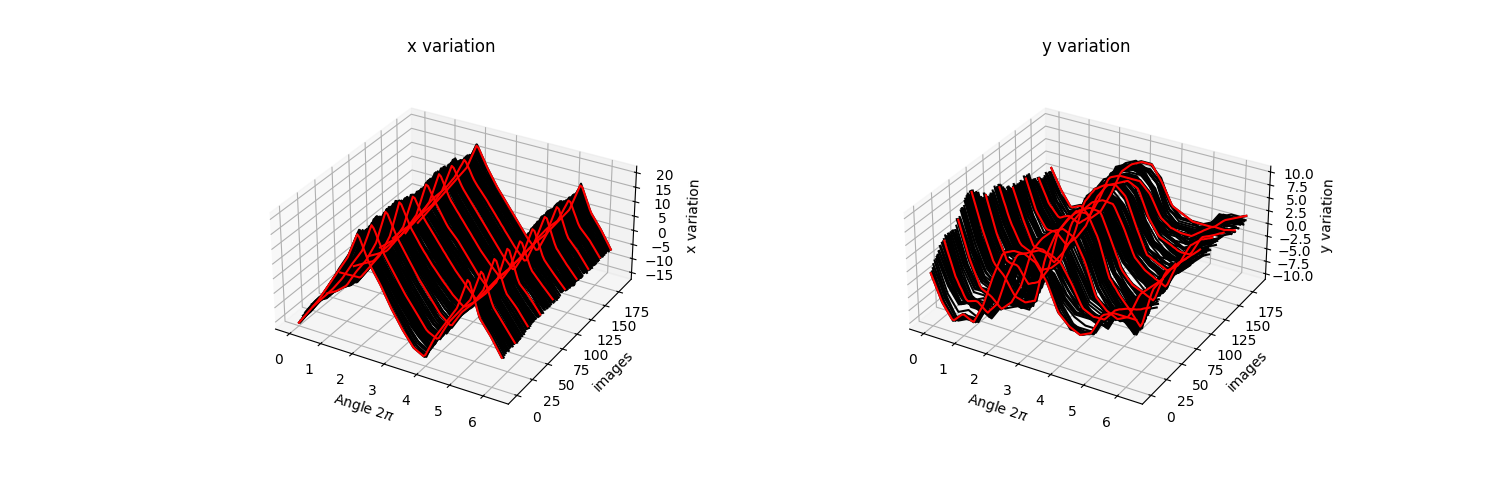

The script that saved this image:
import cv2
import numpy as np
import os
import io
from readLips import LoadDatas
import matplotlib.pyplot as plt
from scipy.interpolate import griddata
from math import tau

class Interpolation(LoadDatas):
    def __init__(self, directory) -> None:
        super().__init__(directory)
        self.get_lips()
        self.interpolate()
        self.show_result()
        
    def get_lips(self):
        h, w = self.data.shape[:2]
        d, f = self.num
        self.lips = np.zeros((h, 20, 2), float)
        for i in range(h):
            lips = self.data[i][d:f]
            for j, p in enumerate(lips):
                x, y = p[:2]
                self.lips[i][j] = [x, y]
                
        h, w = self.lips.shape[:2]
        for i in range(h):
            x, y = [], []
            for j in range(w):
                p = self.lips[i][j]
                x.append(p[0])
                y.append(p[1])
            c_x, c_y = np.mean(x), np.mean(y)
            for j in range(w):
                p = self.lips[i][j]
                x, y = p[0]-c_x, p[1]-c_y
                self.lips[i][j] = [x, y]
                
        
   
        
        
    def interpolate(self):
        h, w = self.lips.shape[:2]
        arr_x, arr_y, arr_angle, arr_z = [], [], [], []
        for i in range(h):
            x, y, z = [], [], []
            for j in range(w):
                p = self.lips[i][j]
                x.append(p[0])
                y.append(p[1])
                z.append(i)
            angle = np.linspace(0, tau, len(x))
            xvals = np.linspace(0, tau, 100)
            vx = np.interp(xvals, angle, x)
            vy = np.interp(xvals, angle, y)
            vz = [i]*100
            arr_angle.append(xvals)
            arr_x.append(vx)
            arr_y.append(vy)
            arr_z.append(vz)
            
        res_x, a, z_x = self.getMatInterpol(arr_angle, arr_z, arr_x)
        res_y, a, z_y = self.getMatInterpol(arr_angle, arr_z, arr_y)
        h, w = res_x.shape[0], res_x.shape[1]
        self.matPoints = np.empty((h, w, 3), float)
        print('interpolation', self.matPoints.shape)
        
        for i in range(h):
            z = z_x[i]
            line = []
            for j in range(w):
                x, y = res_x[i][j], res_y[i][j]
                self.matPoints[i][j] = [x, y, z]

                
    def getMatInterpol(self, arr_angle, arr_z, arr):
        A = np.array(arr_angle)
        Z = np.asarray(arr_z)

        arr_x = np.array(arr)
        values = arr_x.flatten()

        minA, maxA = np.min(A), np.max(A)
        minZ, maxZ = np.min(Z), np.max(Z)

        # a = np.arange(minA, maxA, 1.)
        a = np.linspace(minA, maxA, 100)
        z = np.linspace(minZ, maxZ, 100)
       
        points = np.stack((A.flatten(), Z.flatten()), axis=1)

        res = griddata(points, values, (a[None, :], z[:, None]), method='cubic')

        return res, a, z
        
    def show_result(self):
        h, w = self.lips.shape[:2]
        mat_x = np.zeros((h, w), float)
        mat_y = np.zeros((h, w), float)
        for i in range(h):
            for j in range(w):
                p = self.lips[i][j]
                mat_x[i][j] = p[0]
                mat_y[i][j] = p[1]
        
        h, w = self.matPoints.shape[:2]
        mat_x_interp = np.zeros((h, w), float)
        mat_y_interp = np.zeros((h, w), float)
        for i in range(h):
            for j in range(w):
                p = self.matPoints[i][j]
                mat_x_interp[i][j] = p[0]
                mat_y_interp[i][j] = p[1]
        fig = plt.figure(figsize=(15, 5))
        h, w = self.lips.shape[:2]
        ax0 = fig.add_subplot(121, projection='3d')
        ax1 = fig.add_subplot(122, projection='3d')
        self.plot_mat(mat_x, ax0)
        self.plot_mat(mat_y, ax1)
        self.plot_mat(mat_x_interp, ax0, color='red', title='x variation')
        self.plot_mat(mat_y_interp, ax1, color='red', title='y variation')
        ax0.set_box_aspect([10, 10, 5])
        ax1.set_box_aspect([10, 10, 5])
        plt.show()
        fig.savefig('interpolation.png')
        
    def plot_surface(self, mat, ax):
        h, w = mat.shape[:2]
        angle = np.linspace(0, tau, w)
        X, Y = np.meshgrid(angle, range(h))
        ax.plot_surface(X, Y, mat, cmap='viridis', alpha=0.4)
        
    def plot_mat(self, mat, ax, color='black', title=''):
        h, w = mat.shape[:2]
        angle = np.linspace(0, tau, w)
        time = np.linspace(0, len(self.lips), h)
        for i in range(h):
            x, y, z = [], [], []
            for j in range(w):
                v = mat[i][j]
                x.append(angle[j])
                y.append(time[i])
                z.append(v)
            ax.plot3D(x, y, z, color=color)
        ax.set_xlabel(r'Angle $2\pi$')
        ax.set_ylabel('images')
        ax.set_zlabel(title)
        ax.set_title(title)
                
        
if __name__=='__main__':
    directory = 'datas'
    Interpolation(directory)